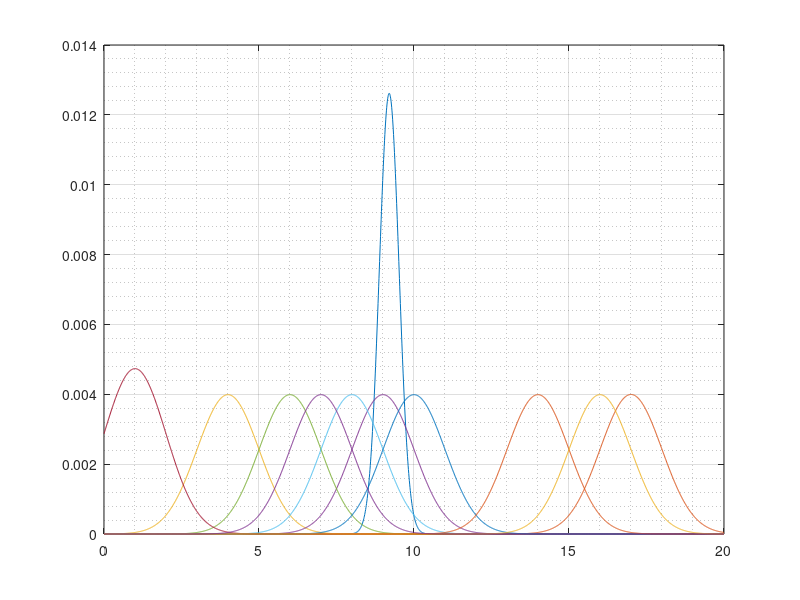

This figure's MATLAB source:
clc; clear all; close all;

x = 0:0.01:20;
mu = randi(min(17,max(x)+3), [10, 1]);
g = zeros(numel(mu), numel(x));
% disp(sort(mu));
for i=1:numel(mu)
    buff = normpdf(x, mu(i));
    g(i,:) = buff / sum(buff);
end
joint = prod(g)/sum(prod(g));
plot(x, joint, x, g); grid on; grid minor;
xlim([min(x), max(x)]);

mu_found = mean(g, 2);
mean_loc = [];

for i=1:10
    [val, idx] = max(g(i,:));
    [x(idx), mu_found(i), mu(i)];
    mean_loc = [mean_loc, idx];
end

[mu, x(mean_loc)']

[val, id] = max(joint);
x(id)